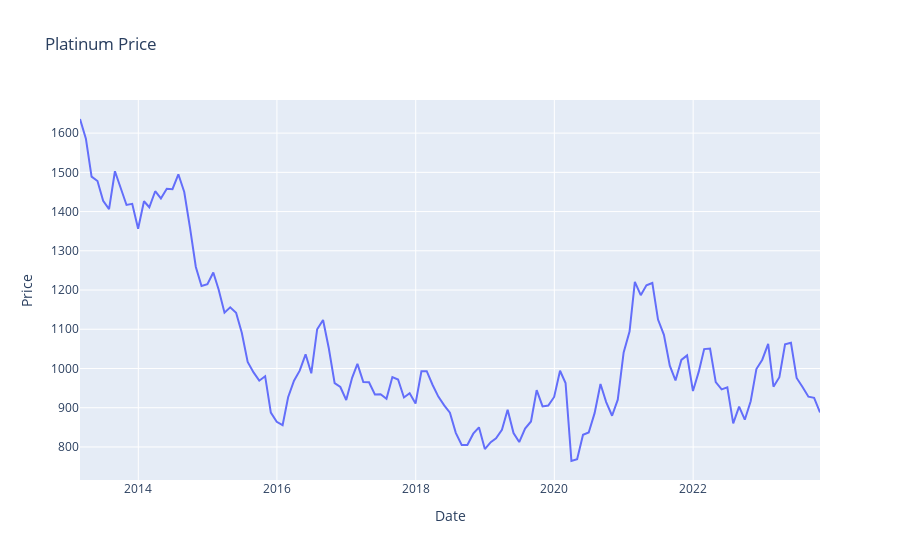

Here is the notebook cell this chart was saved with:
### Code cell
plot_df = platinum.set_index("Date").resample("M").Price.mean().reset_index()
px.line(plot_df, x='Date', y='Price', title='Platinum Price')

### Figure 1 — Plotly figure (JSON) as saved in the notebook; plotly's stock layout.template omitted (floating-point values rounded to 4 significant figures; data arrays with more than 128 entries replaced by an {"elided": "..."} marker saying what was removed)
{"data": [{"hovertemplate": "Date=%{x}<br>Price=%{y}<extra></extra>", "legendgroup": "", "line": {"color": "#636efa", "dash": "solid"}, "marker": {"symbol": "circle"}, "mode": "lines", "name": "", "orientation": "v", "showlegend": false, "type": "scatter", "x": {"elided": "129 str values"}, "xaxis": "x", "y": {"elided": "129 float values"}, "yaxis": "y"}], "layout": {"legend": {"tracegroupgap": 0}, "title": {"text": "Platinum Price"}, "xaxis": {"anchor": "y", "domain": [0, 1], "title": {"text": "Date"}}, "yaxis": {"anchor": "x", "domain": [0, 1], "title": {"text": "Price"}}}}
